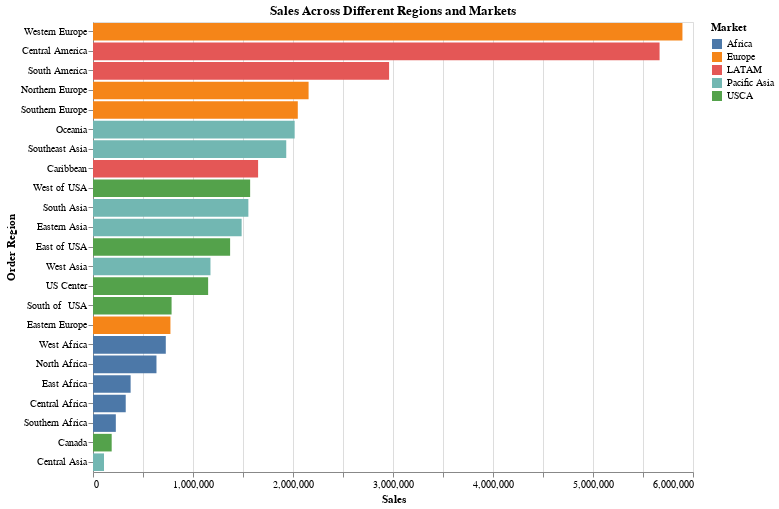

The code cell stored with this chart in its notebook:
### Code cell
chartSales = alt.Chart(grouped_sales).mark_bar(orient='horizontal').encode(
    y=alt.Y('Order Region:N', sort='-x'),
    x='Sales:Q',
    color='Market',
    tooltip=['Order Region', 'Market', 'Sales']
).properties(
    title='Sales Across Different Regions and Markets',
    width=600,
    height=450
)

chartSales

### Figure 1 — Vega-Lite specification as saved in the notebook (floating-point values rounded to 4 significant figures)
{"config": {"view": {"continuousWidth": 400, "continuousHeight": 300}}, "data": {"name": "data-a4ac6ff45252cea433d3a85d8f14bb1d"}, "mark": {"type": "bar", "orient": "horizontal"}, "encoding": {"color": {"field": "Market", "type": "nominal"}, "tooltip": [{"field": "Order Region", "type": "nominal"}, {"field": "Market", "type": "nominal"}, {"field": "Sales", "type": "quantitative"}], "x": {"field": "Sales", "type": "quantitative"}, "y": {"field": "Order Region", "sort": "-x", "type": "nominal"}}, "height": 450, "title": "Sales Across Different Regions and Markets", "width": 600, "$schema": "https://vega.github.io/schema/vega-lite/v4.17.0.json", "datasets": {"data-a4ac6ff45252cea433d3a85d8f14bb1d": [{"Order Region": "Canada", "Market": "USCA", "Sales": 186900.0}, {"Order Region": "Caribbean", "Market": "LATAM", "Sales": 1651000.0}, {"Order Region": "Central Africa", "Market": "Africa", "Sales": 327300.0}, {"Order Region": "Central America", "Market": "LATAM", "Sales": 5666000.0}, {"Order Region": "Central Asia", "Market": "Pacific Asia", "Sales": 109800.0}, {"Order Region": "East Africa", "Market": "Africa", "Sales": 376200.0}, {"Order Region": "East of USA", "Market": "USCA", "Sales": 1371000.0}, {"Order Region": "Eastern Asia", "Market": "Pacific Asia", "Sales": 1486000.0}, {"Order Region": "Eastern Europe", "Market": "Europe", "Sales": 774300.0}, {"Order Region": "North Africa", "Market": "Africa", "Sales": 634800.0}, {"Order Region": "Northern Europe", "Market": "Europe", "Sales": 2156000.0}, {"Order Region": "Oceania", "Market": "Pacific Asia", "Sales": 2017000.0}, {"Order Region": "South America", "Market": "LATAM", "Sales": 2961000.0}, {"Order Region": "South Asia", "Market": "Pacific Asia", "Sales": 1554000.0}, {"Order Region": "South of  USA ", "Market": "USCA", "Sales": 785800.0}, {"Order Region": "Southeast Asia", "Market": "Pacific Asia", "Sales": 1932000.0}, {"Order Region": "Southern Africa", "Market": "Africa", "Sales": 228300.0}, {"Order Region": "Southern Europe", "Market": "Europe", "Sales": 2048000.0}, {"Order Region": "US Center ", "Market": "USCA", "Sales": 1151000.0}, {"Order Region": "West Africa", "Market": "Africa", "Sales": 728000.0}, {"Order Region": "West Asia", "Market": "Pacific Asia", "Sales": 1175000.0}, {"Order Region": "West of USA ", "Market": "USCA", "Sales": 1571000.0}, {"Order Region": "Western Europe", "Market": "Europe", "Sales": 5894000.0}]}}
